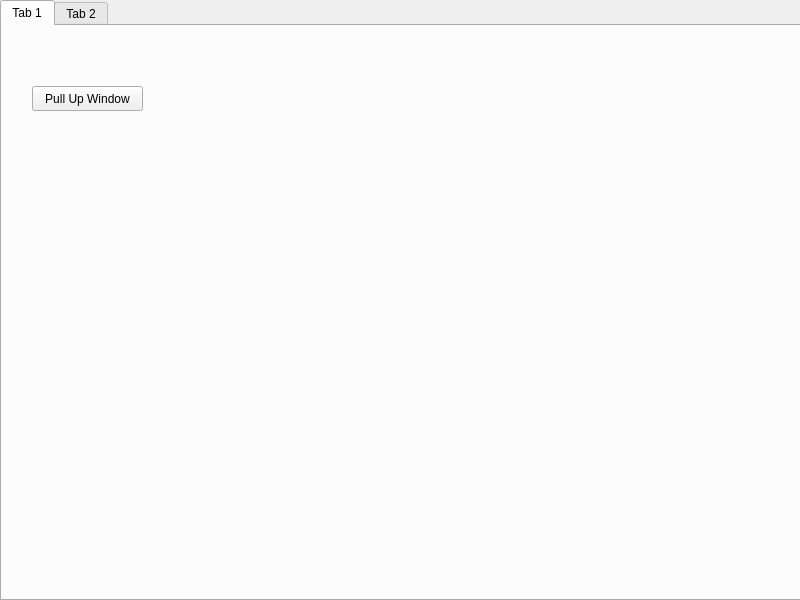
<?xml version="1.0" encoding="UTF-8"?>
<ui version="4.0">
 <class>GUI</class>
 <widget class="QWidget" name="GUI">
  <property name="geometry">
   <rect>
    <x>0</x>
    <y>0</y>
    <width>800</width>
    <height>600</height>
   </rect>
  </property>
  <property name="windowTitle">
   <string>GUI</string>
  </property>
  <widget class="QTabWidget" name="tabWidget">
   <property name="geometry">
    <rect>
     <x>0</x>
     <y>0</y>
     <width>801</width>
     <height>601</height>
    </rect>
   </property>
   <property name="currentIndex">
    <number>0</number>
   </property>
   <widget class="QWidget" name="tab">
    <attribute name="title">
     <string>Tab 1</string>
    </attribute>
    <widget class="QPushButton" name="pushButton">
     <property name="geometry">
      <rect>
       <x>30</x>
       <y>60</y>
       <width>111</width>
       <height>25</height>
      </rect>
     </property>
     <property name="text">
      <string>Pull Up Window</string>
     </property>
    </widget>
   </widget>
   <widget class="QWidget" name="tab_2">
    <attribute name="title">
     <string>Tab 2</string>
    </attribute>
   </widget>
  </widget>
 </widget>
 <resources/>
 <connections/>
</ui>
